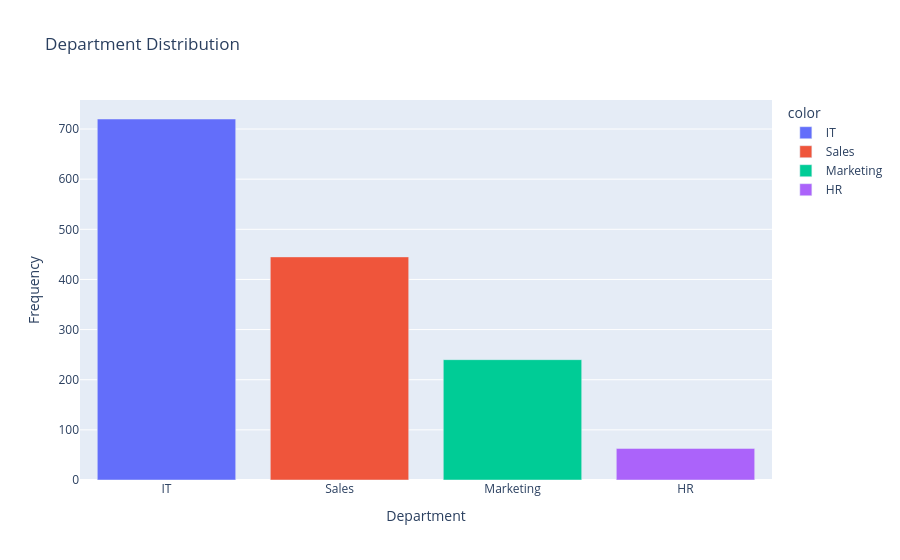
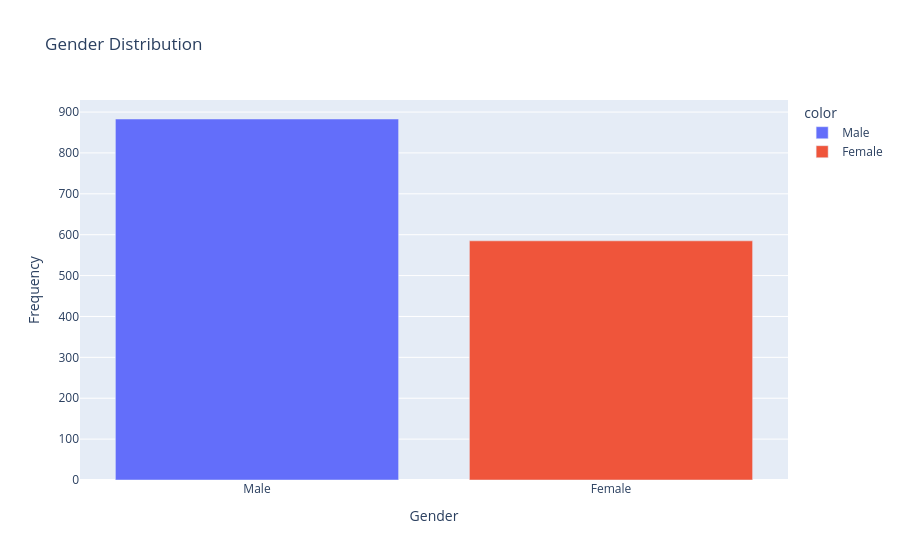
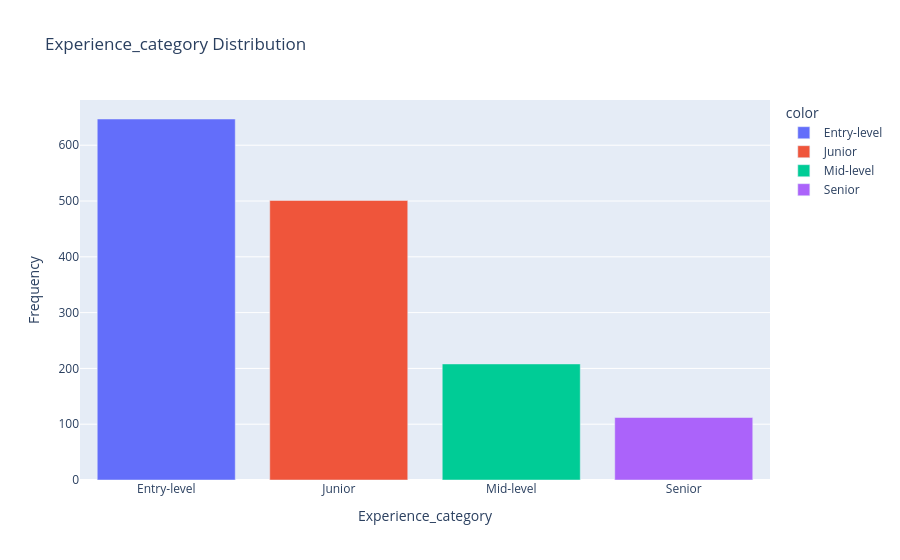

Notebook cell for these charts, in order:
### Code cell
for column in categorical_col:
    print(df[column].value_counts())
    fig=px.bar(df[column].value_counts(),
               color=df[column].value_counts().index,
               title=f'{column} Distribution ')
    fig.update_layout(yaxis_title='Frequency')
    fig.show()

### Figure 1 — Plotly figure (JSON) as saved in the notebook; plotly's stock layout.template omitted (floating-point values rounded to 4 significant figures)
{"data": [{"hovertemplate": "color=IT<br>Department=%{x}<br>value=%{y}<extra></extra>", "legendgroup": "IT", "marker": {"color": "#636efa", "pattern": {"shape": ""}}, "name": "IT", "orientation": "v", "showlegend": true, "textposition": "auto", "type": "bar", "x": ["IT"], "xaxis": "x", "y": [720], "yaxis": "y"}, {"hovertemplate": "color=Sales<br>Department=%{x}<br>value=%{y}<extra></extra>", "legendgroup": "Sales", "marker": {"color": "#EF553B", "pattern": {"shape": ""}}, "name": "Sales", "orientation": "v", "showlegend": true, "textposition": "auto", "type": "bar", "x": ["Sales"], "xaxis": "x", "y": [445], "yaxis": "y"}, {"hovertemplate": "color=Marketing<br>Department=%{x}<br>value=%{y}<extra></extra>", "legendgroup": "Marketing", "marker": {"color": "#00cc96", "pattern": {"shape": ""}}, "name": "Marketing", "orientation": "v", "showlegend": true, "textposition": "auto", "type": "bar", "x": ["Marketing"], "xaxis": "x", "y": [240], "yaxis": "y"}, {"hovertemplate": "color=HR<br>Department=%{x}<br>value=%{y}<extra></extra>", "legendgroup": "HR", "marker": {"color": "#ab63fa", "pattern": {"shape": ""}}, "name": "HR", "orientation": "v", "showlegend": true, "textposition": "auto", "type": "bar", "x": ["HR"], "xaxis": "x", "y": [63], "yaxis": "y"}], "layout": {"barmode": "relative", "legend": {"title": {"text": "color"}, "tracegroupgap": 0}, "title": {"text": "Department Distribution "}, "xaxis": {"anchor": "y", "domain": [0, 1], "title": {"text": "Department"}}, "yaxis": {"anchor": "x", "domain": [0, 1], "title": {"text": "Frequency"}}}}

### Figure 2 — Plotly figure (JSON) as saved in the notebook; plotly's stock layout.template omitted (floating-point values rounded to 4 significant figures)
{"data": [{"hovertemplate": "color=Male<br>Gender=%{x}<br>value=%{y}<extra></extra>", "legendgroup": "Male", "marker": {"color": "#636efa", "pattern": {"shape": ""}}, "name": "Male", "orientation": "v", "showlegend": true, "textposition": "auto", "type": "bar", "x": ["Male"], "xaxis": "x", "y": [883], "yaxis": "y"}, {"hovertemplate": "color=Female<br>Gender=%{x}<br>value=%{y}<extra></extra>", "legendgroup": "Female", "marker": {"color": "#EF553B", "pattern": {"shape": ""}}, "name": "Female", "orientation": "v", "showlegend": true, "textposition": "auto", "type": "bar", "x": ["Female"], "xaxis": "x", "y": [585], "yaxis": "y"}], "layout": {"barmode": "relative", "legend": {"title": {"text": "color"}, "tracegroupgap": 0}, "title": {"text": "Gender Distribution "}, "xaxis": {"anchor": "y", "domain": [0, 1], "title": {"text": "Gender"}}, "yaxis": {"anchor": "x", "domain": [0, 1], "title": {"text": "Frequency"}}}}

### Figure 3 — Plotly figure (JSON) as saved in the notebook; plotly's stock layout.template omitted (floating-point values rounded to 4 significant figures)
{"data": [{"hovertemplate": "color=Entry-level<br>Experience_category=%{x}<br>value=%{y}<extra></extra>", "legendgroup": "Entry-level", "marker": {"color": "#636efa", "pattern": {"shape": ""}}, "name": "Entry-level", "orientation": "v", "showlegend": true, "textposition": "auto", "type": "bar", "x": ["Entry-level"], "xaxis": "x", "y": [647], "yaxis": "y"}, {"hovertemplate": "color=Junior<br>Experience_category=%{x}<br>value=%{y}<extra></extra>", "legendgroup": "Junior", "marker": {"color": "#EF553B", "pattern": {"shape": ""}}, "name": "Junior", "orientation": "v", "showlegend": true, "textposition": "auto", "type": "bar", "x": ["Junior"], "xaxis": "x", "y": [501], "yaxis": "y"}, {"hovertemplate": "color=Mid-level<br>Experience_category=%{x}<br>value=%{y}<extra></extra>", "legendgroup": "Mid-level", "marker": {"color": "#00cc96", "pattern": {"shape": ""}}, "name": "Mid-level", "orientation": "v", "showlegend": true, "textposition": "auto", "type": "bar", "x": ["Mid-level"], "xaxis": "x", "y": [208], "yaxis": "y"}, {"hovertemplate": "color=Senior<br>Experience_category=%{x}<br>value=%{y}<extra></extra>", "legendgroup": "Senior", "marker": {"color": "#ab63fa", "pattern": {"shape": ""}}, "name": "Senior", "orientation": "v", "showlegend": true, "textposition": "auto", "type": "bar", "x": ["Senior"], "xaxis": "x", "y": [112], "yaxis": "y"}], "layout": {"barmode": "relative", "legend": {"title": {"text": "color"}, "tracegroupgap": 0}, "title": {"text": "Experience_category Distribution "}, "xaxis": {"anchor": "y", "domain": [0, 1], "title": {"text": "Experience_category"}}, "yaxis": {"anchor": "x", "domain": [0, 1], "title": {"text": "Frequency"}}}}
